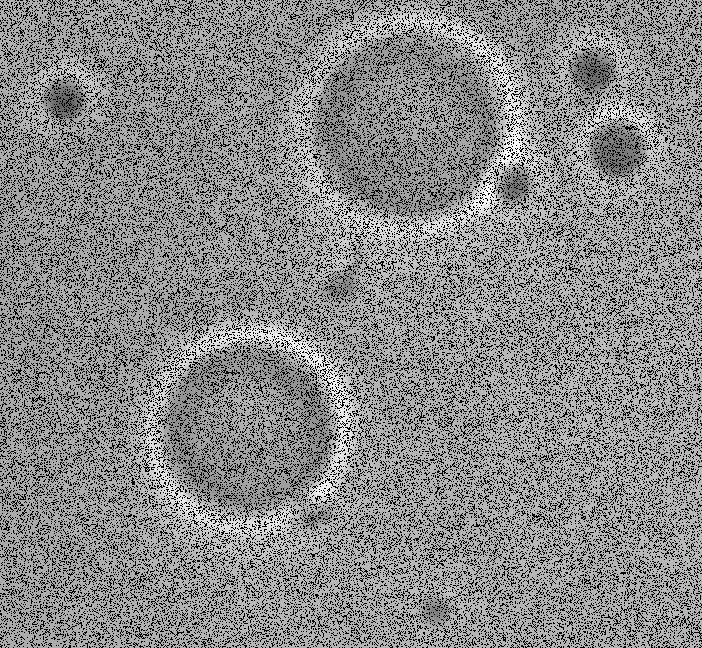
%> input picture IPR/Tutorial/Tut06/lab06-pics/polymercell-pepper.tif, 702 x 648 px
$ octave lab06_task3.m   (GNU Octave 9; MATLAB toolbox functions it lacks are replaced by stand-ins)
%> lines starting %> are read from the running program, lines starting %| are printed output that depends on the picture
clc;
close ALL;

a = imread('lab06-pics/polymercell-pepper.tif');
%> a is the input picture: size 648x702 uint8; min 0, max 255, mean 134.7
subplot(3,2,1);
imshow(a), title('Pepper');

a1 = medfilt2(a,[7 7],'symmetric');
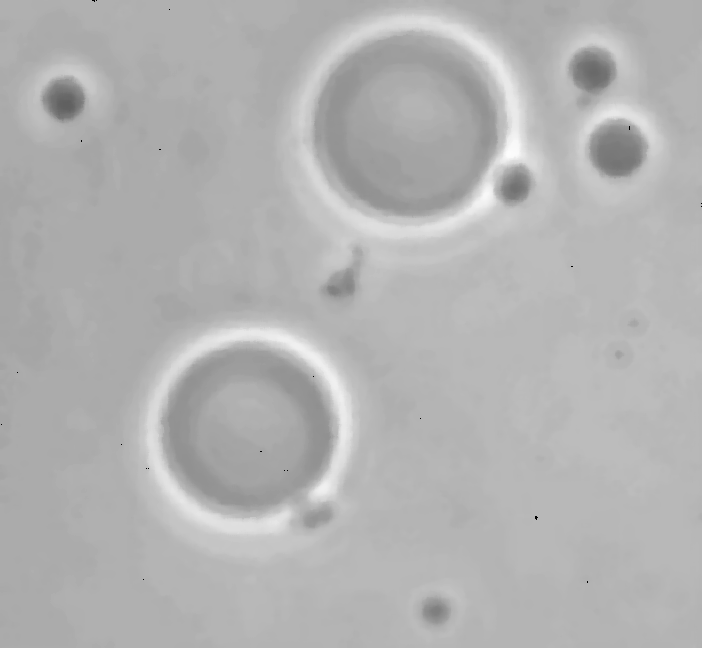
%> a1: size 648x702 uint8; min 0, max 252, mean 178.6
subplot(3,2,2);
imshow(a1), title('Restore pepper');

b = imread('lab06-pics/polymercell-salt.tif');
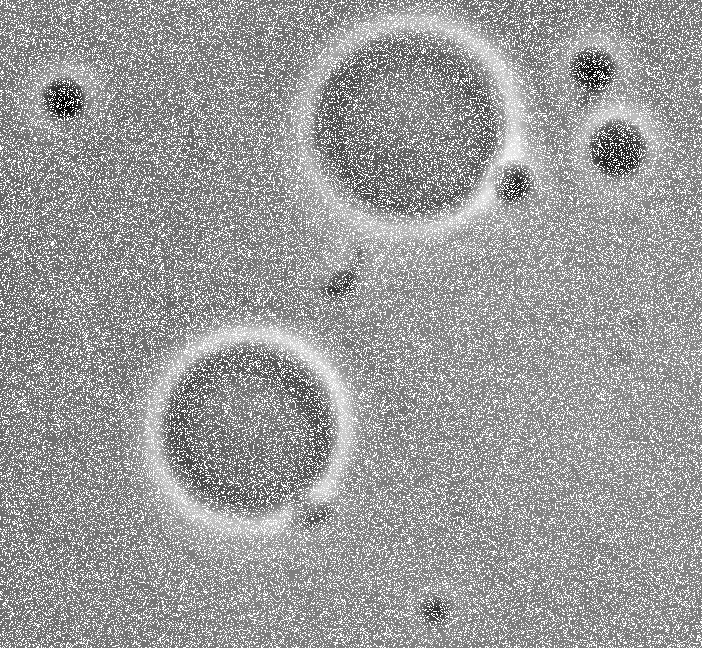
%> input picture IPR/Tutorial/Tut06/lab06-pics/polymercell-salt.tif, 702 x 648 px
%> b is the input picture: size 648x702 uint8; min 0, max 255, mean 155.9
subplot(3,2,3);
imshow(b), title('Salt');

%> (the run ends here)
